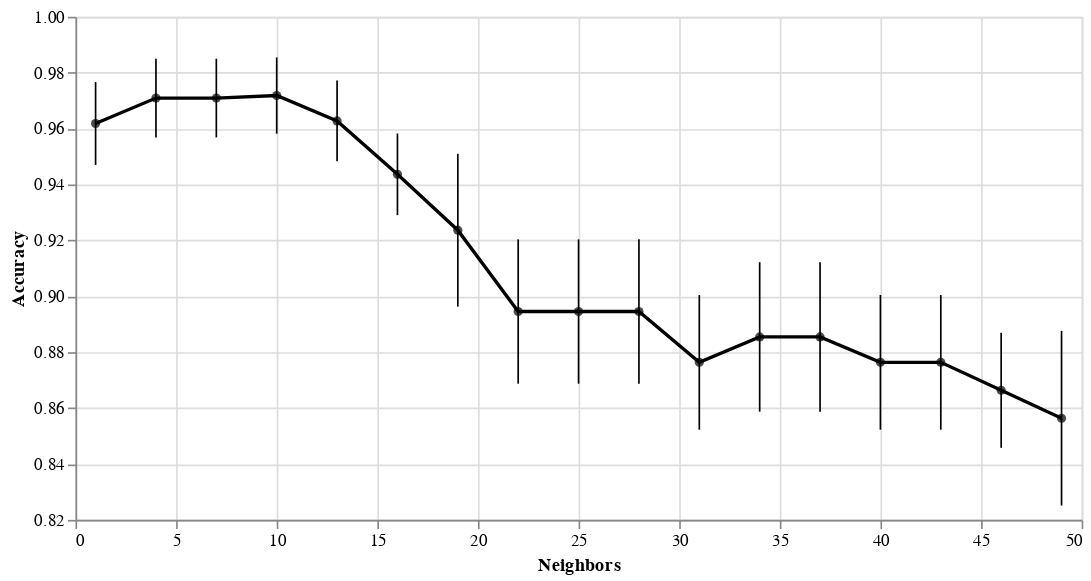

The notebook cell this image was saved under:
### Code cell
line_n_point = alt.Chart(accuracies_grid, width=600).mark_line(color="black").encode(
    x=alt.X("n_neighbors").title("Neighbors"),
    y=alt.Y("mean_test_score")
        .scale(zero=False)
        .title("Accuracy")
)

error_bar = alt.Chart(accuracies_grid).mark_errorbar().encode(
    alt.Y("sem_test_score_upper:Q").scale(zero=False).title("Accuracy"),
    alt.Y2("sem_test_score_lower:Q"),
    alt.X("n_neighbors:Q").title("Neighbors")
)

line_n_point + line_n_point.mark_circle(color='black') + error_bar

### Figure 1 — Vega-Lite specification as saved in the notebook (floating-point values rounded to 4 significant figures)
{"config": {"view": {"continuousWidth": 300, "continuousHeight": 300}}, "layer": [{"mark": {"type": "line", "color": "black"}, "encoding": {"x": {"field": "n_neighbors", "title": "Neighbors", "type": "quantitative"}, "y": {"field": "mean_test_score", "scale": {"zero": false}, "title": "Accuracy", "type": "quantitative"}}}, {"mark": {"type": "circle", "color": "black"}, "encoding": {"x": {"field": "n_neighbors", "title": "Neighbors", "type": "quantitative"}, "y": {"field": "mean_test_score", "scale": {"zero": false}, "title": "Accuracy", "type": "quantitative"}}}, {"mark": {"type": "errorbar"}, "encoding": {"x": {"field": "n_neighbors", "title": "Neighbors", "type": "quantitative"}, "y": {"field": "sem_test_score_upper", "scale": {"zero": false}, "title": "Accuracy", "type": "quantitative"}, "y2": {"field": "sem_test_score_lower"}}}], "data": {"name": "data-2a211c742378c3681bd2a15fec55b157"}, "width": 600, "$schema": "https://vega.github.io/schema/vega-lite/v6.1.0.json", "datasets": {"data-2a211c742378c3681bd2a15fec55b157": [{"n_neighbors": 1, "mean_test_score": 0.9618, "std_test_score": 0.04685, "sem_test_score": 0.01482, "sem_test_score_lower": 0.947, "sem_test_score_upper": 0.9766}, {"n_neighbors": 4, "mean_test_score": 0.9709, "std_test_score": 0.0445, "sem_test_score": 0.01407, "sem_test_score_lower": 0.9568, "sem_test_score_upper": 0.985}, {"n_neighbors": 7, "mean_test_score": 0.9709, "std_test_score": 0.0445, "sem_test_score": 0.01407, "sem_test_score_lower": 0.9568, "sem_test_score_upper": 0.985}, {"n_neighbors": 10, "mean_test_score": 0.9718, "std_test_score": 0.04311, "sem_test_score": 0.01363, "sem_test_score_lower": 0.9582, "sem_test_score_upper": 0.9855}, {"n_neighbors": 13, "mean_test_score": 0.9627, "std_test_score": 0.04572, "sem_test_score": 0.01446, "sem_test_score_lower": 0.9483, "sem_test_score_upper": 0.9772}, {"n_neighbors": 16, "mean_test_score": 0.9436, "std_test_score": 0.04614, "sem_test_score": 0.01459, "sem_test_score_lower": 0.929, "sem_test_score_upper": 0.9582}, {"n_neighbors": 19, "mean_test_score": 0.9236, "std_test_score": 0.08645, "sem_test_score": 0.02734, "sem_test_score_lower": 0.8963, "sem_test_score_upper": 0.951}, {"n_neighbors": 22, "mean_test_score": 0.8945, "std_test_score": 0.08164, "sem_test_score": 0.02582, "sem_test_score_lower": 0.8687, "sem_test_score_upper": 0.9204}, {"n_neighbors": 25, "mean_test_score": 0.8945, "std_test_score": 0.08164, "sem_test_score": 0.02582, "sem_test_score_lower": 0.8687, "sem_test_score_upper": 0.9204}, {"n_neighbors": 28, "mean_test_score": 0.8945, "std_test_score": 0.08164, "sem_test_score": 0.02582, "sem_test_score_lower": 0.8687, "sem_test_score_upper": 0.9204}, {"n_neighbors": 31, "mean_test_score": 0.8764, "std_test_score": 0.07619, "sem_test_score": 0.02409, "sem_test_score_lower": 0.8523, "sem_test_score_upper": 0.9005}, {"n_neighbors": 34, "mean_test_score": 0.8855, "std_test_score": 0.08452, "sem_test_score": 0.02673, "sem_test_score_lower": 0.8587, "sem_test_score_upper": 0.9122}, {"n_neighbors": 37, "mean_test_score": 0.8855, "std_test_score": 0.08452, "sem_test_score": 0.02673, "sem_test_score_lower": 0.8587, "sem_test_score_upper": 0.9122}, {"n_neighbors": 40, "mean_test_score": 0.8764, "std_test_score": 0.07619, "sem_test_score": 0.02409, "sem_test_score_lower": 0.8523, "sem_test_score_upper": 0.9005}, {"n_neighbors": 43, "mean_test_score": 0.8764, "std_test_score": 0.07619, "sem_test_score": 0.02409, "sem_test_score_lower": 0.8523, "sem_test_score_upper": 0.9005}, {"n_neighbors": 46, "mean_test_score": 0.8664, "std_test_score": 0.06506, "sem_test_score": 0.02057, "sem_test_score_lower": 0.8458, "sem_test_score_upper": 0.8869}, {"n_neighbors": 49, "mean_test_score": 0.8564, "std_test_score": 0.09882, "sem_test_score": 0.03125, "sem_test_score_lower": 0.8251, "sem_test_score_upper": 0.8876}]}}
